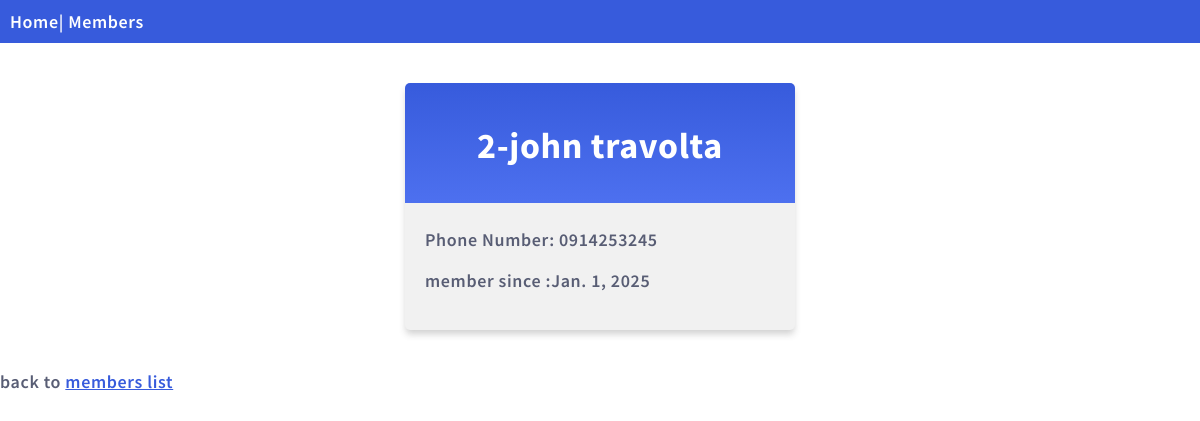
The app's page /members/details/2 with its own data.
### members/models.py (models this page shows)
class Member(models.Model):
    fname=models.CharField(max_length=255)
    lname=models.CharField(max_length=255)
    phone_num=models.CharField(max_length=20,null=True)
    join_date=models.DateField(null=True)

### members/views.py (the view)
# urls.py: path('members/details/<int:id>',views.details,name='details'),
def details(request,id):
    mymember=Member.objects.get(id=id)
    template=loader.get_template("details.html")
    context={
        'mymember':mymember
    }
    return HttpResponse(template.render(context,request))

### members/templates/details.html (shortened to what this page needs)
{% extends "master.html" %}
{% block content%}
    <div class="mycard">
         <h1>{{mymember.id}}-{{mymember.fname}} {{mymember.lname}}</h1>
         <p>Phone Number: {{mymember.phone_num}}</p>
         <p>member since :{{mymember.join_date}}</p>
    </div>
    <p>back to <a href="/members">members list</a></p>
{% endblock %}

### mystaticfiles/mystyles.css (style rules this page uses)
body { margin:0; font: 600 18px 'Source Sans Pro', sans-serif; letter-spacing: 0.64px; color: #585d74; }
.mycard { background-color: #f1f1f1; background-image: linear-gradient(to bottom, #375BDC, #4D70EF); background-size: 100% 120px; background-repeat: no-repeat; margin: 40px auto; width: 350px; border-radius: 5px; box-shadow: 0 5px 7px -1px rgba(51, 51, 51, 0.23); padding: 20px; }
.mycard h1 { text-align: center; color:#ffffff; margin:20px 0 60px 0; }
a:link, a:visited { color: #375BDC; }

### records on screen
Member: id "2", fname "john", lname "travolta", phone_num "0914253245", join_date "Jan. 1, 2025"
